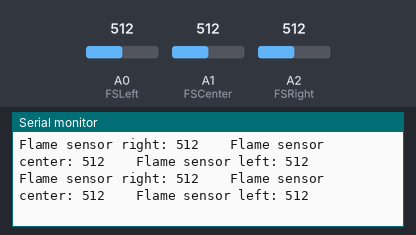
A sketch run on a simulated Arduino Uno, built with avr-gcc and run on an emulated ATmega328P. Shown: the last lines printed to the serial monitor. The test bench sets the inputs (shaded band); at power-on: A0 (FSLeft) = 512, A1 (FSCenter) = 512, A2 (FSRight) = 512.

Above: at 1.2 s.
1.3 s: A0 (FSLeft) set to 107
At 1.38 s:
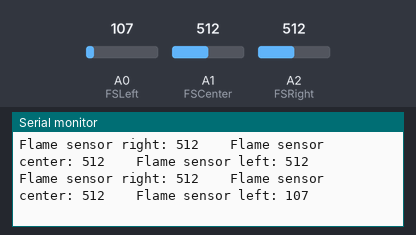
4.3 s: A0 (FSLeft) set to 88
At 4.34 s:
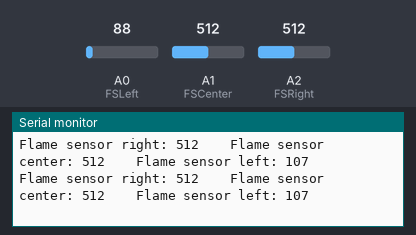
7.3 s: A1 (FSCenter) set to 107
At 7.34 s:
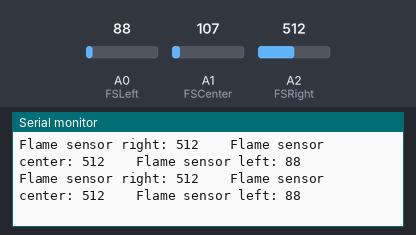
10.3 s: A1 (FSCenter) set to 88
At 10.34 s:
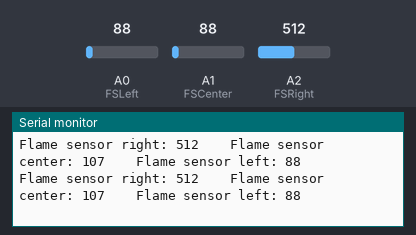
13.3 s: A2 (FSRight) set to 109
At 13.31 s:
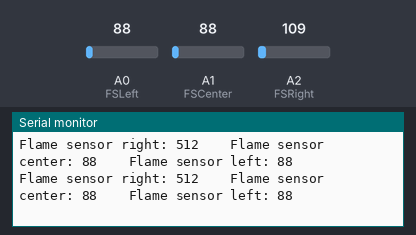
16.3 s: A2 (FSRight) set to 95
At 16.35 s:
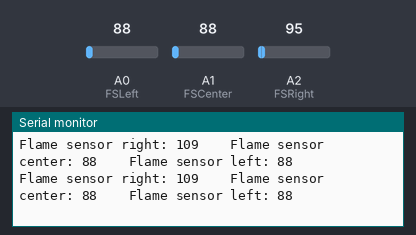
Timing chart, 0 to 19.3 s (numbered marks = the images above; inputs shaded):
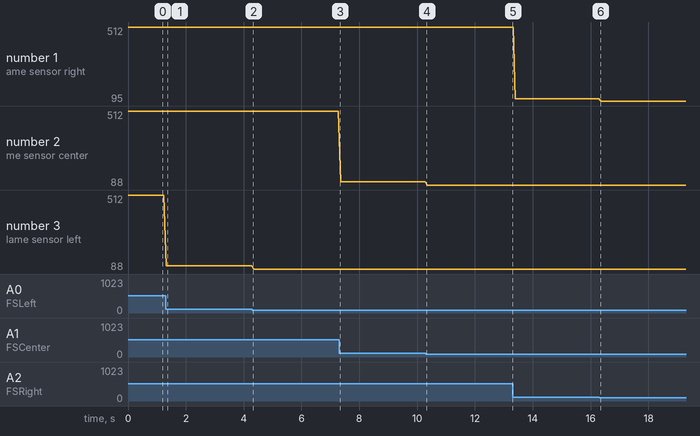

The sketch:

FlameSensorTest.ino
```cpp
int FSRight = A2;
int FSCenter = A1;
int FSLeft = A0;

void setup() {
  Serial.begin(9600);
  pinMode(FSRight, INPUT);
  pinMode(FSCenter, INPUT);
  pinMode(FSLeft, INPUT);
}

void loop() {
  Serial.print("Flame sensor right: ");
  Serial.print(analogRead(FSRight));
  Serial.print("    Flame sensor center: ");
  Serial.print(analogRead(FSCenter));
  Serial.print("    Flame sensor left: ");
  Serial.println(analogRead(FSLeft));
}
```

Measured:
- after the input at 1.3 s, the serial monitor: prints a new line at once (image 1)
- plotted number 1: 512 → 109 after the input at 13.3 s, 109 → 95 after the input at 16.3 s
- plotted number 2: 512 → 107 after the input at 7.3 s
- plotted number 3: 512 → 107 after the input at 1.3 s, 107 → 88 after the input at 4.3 s
